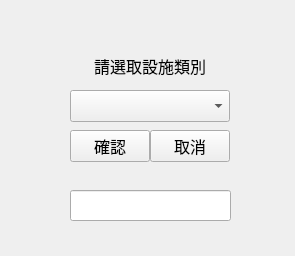
<?xml version="1.0" encoding="UTF-8"?>
<ui version="4.0">
 <class>SelectFeatures</class>
 <widget class="QWidget" name="SelectFeatures">
  <property name="geometry">
   <rect>
    <x>0</x>
    <y>0</y>
    <width>295</width>
    <height>256</height>
   </rect>
  </property>
  <property name="windowTitle">
   <string>Form</string>
  </property>
  <widget class="QComboBox" name="comboBoxLayer">
   <property name="geometry">
    <rect>
     <x>70</x>
     <y>90</y>
     <width>160</width>
     <height>32</height>
    </rect>
   </property>
  </widget>
  <widget class="QPushButton" name="pushButtonOK">
   <property name="geometry">
    <rect>
     <x>70</x>
     <y>130</y>
     <width>80</width>
     <height>32</height>
    </rect>
   </property>
   <property name="font">
    <font>
     <pointsize>12</pointsize>
    </font>
   </property>
   <property name="text">
    <string>確認</string>
   </property>
  </widget>
  <widget class="QPushButton" name="pushButtonCancel">
   <property name="geometry">
    <rect>
     <x>150</x>
     <y>130</y>
     <width>80</width>
     <height>32</height>
    </rect>
   </property>
   <property name="font">
    <font>
     <pointsize>12</pointsize>
    </font>
   </property>
   <property name="text">
    <string>取消</string>
   </property>
  </widget>
  <widget class="QLabel" name="labelLayer">
   <property name="geometry">
    <rect>
     <x>70</x>
     <y>50</y>
     <width>160</width>
     <height>32</height>
    </rect>
   </property>
   <property name="font">
    <font>
     <pointsize>12</pointsize>
    </font>
   </property>
   <property name="text">
    <string>請選取設施類別</string>
   </property>
   <property name="alignment">
    <set>Qt::AlignCenter</set>
   </property>
  </widget>
  <widget class="QLineEdit" name="overlap">
   <property name="geometry">
    <rect>
     <x>70</x>
     <y>190</y>
     <width>161</width>
     <height>31</height>
    </rect>
   </property>
  </widget>
 </widget>
 <resources/>
 <connections/>
</ui>
